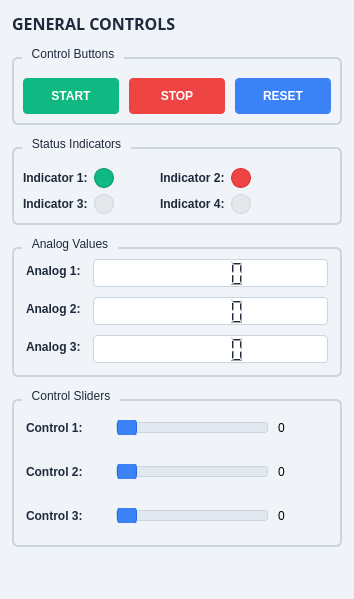
  <widget class="QDockWidget" name="dockWidget_GeneralControls">
   <property name="visible">
    <bool>true</bool>
   </property>
   <property name="windowTitle">
    <string>GENERAL CONTROLS</string>
   </property>
   <attribute name="dockWidgetArea">
    <number>8</number>
   </attribute>
   <widget class="QWidget" name="generalControlsContent">
    <property name="styleSheet">
     <string notr="true">background-color: #f0f4f8;</string>
    </property>
    <layout class="QVBoxLayout" name="verticalLayout_generalControls">
     <property name="spacing">
      <number>12</number>
     </property>
     <property name="leftMargin">
      <number>12</number>
     </property>
     <property name="topMargin">
      <number>12</number>
     </property>
     <property name="rightMargin">
      <number>12</number>
     </property>
     <property name="bottomMargin">
      <number>12</number>
     </property>
     <item>
      <widget class="QLabel" name="label_generalControlsTitle">
       <property name="font">
        <font>
         <family>Segoe UI,Arial,sans-serif</family>
         <pointsize>12</pointsize>
         <weight>75</weight>
         <bold>true</bold>
        </font>
       </property>
       <property name="styleSheet">
        <string notr="true">color: #1e293b;</string>
       </property>
       <property name="text">
        <string>GENERAL CONTROLS</string>
       </property>
      </widget>
     </item>
     <item>
      <layout class="QGridLayout" name="gridLayout_generalControls">
       <property name="spacing">
        <number>12</number>
       </property>
       <item row="0" column="0">
        <widget class="QGroupBox" name="groupBox_controlButtons">
         <property name="styleSheet">
          <string notr="true">
QGroupBox {
  border: 2px solid #cbd5e0;
  border-radius: 6px;
  margin-top: 10px;
  padding-top: 10px;
}
QGroupBox::title {
  color: #1e293b;
  subcontrol-origin: margin;
  left: 10px;
  padding: 0 8px;
}
          </string>
         </property>
         <property name="title">
          <string>Control Buttons</string>
         </property>
         <layout class="QVBoxLayout" name="verticalLayout_controlButtons">
          <property name="spacing">
           <number>10</number>
          </property>
          <item>
           <layout class="QHBoxLayout" name="horizontalLayout_controlButtons">
            <item>
             <widget class="QPushButton" name="pushButton_control1">
              <property name="minimumSize">
               <size>
                <width>0</width>
                <height>36</height>
               </size>
              </property>
              <property name="styleSheet">
               <string notr="true">
QPushButton {
  background-color: #10b981;
  color: white;
  border: none;
  border-radius: 4px;
  font-weight: 600;
  padding: 8px 12px;
}
QPushButton:hover {
  background-color: #059669;
}
QPushButton:pressed {
  background-color: #047857;
}
              </string>
              </property>
              <property name="text">
               <string>START</string>
              </property>
             </widget>
            </item>
            <item>
             <widget class="QPushButton" name="pushButton_control2">
              <property name="minimumSize">
               <size>
                <width>0</width>
                <height>36</height>
               </size>
              </property>
              <property name="styleSheet">
               <string notr="true">
QPushButton {
  background-color: #ef4444;
  color: white;
  border: none;
  border-radius: 4px;
  font-weight: 600;
  padding: 8px 12px;
}
QPushButton:hover {
  background-color: #dc2626;
}
QPushButton:pressed {
  background-color: #b91c1c;
}
              </string>
              </property>
              <property name="text">
               <string>STOP</string>
              </property>
             </widget>
            </item>
            <item>
             <widget class="QPushButton" name="pushButton_control3">
              <property name="minimumSize">
               <size>
                <width>0</width>
                <height>36</height>
               </size>
              </property>
              <property name="styleSheet">
               <string notr="true">
QPushButton {
  background-color: #3b82f6;
  color: white;
  border: none;
  border-radius: 4px;
  font-weight: 600;
  padding: 8px 12px;
}
QPushButton:hover {
  background-color: #2563eb;
}
QPushButton:pressed {
  background-color: #1d4ed8;
}
              </string>
              </property>
              <property name="text">
               <string>RESET</string>
              </property>
             </widget>
            </item>
           </layout>
          </item>
         </layout>
        </widget>
       </item>
       <item row="1" column="0">
        <widget class="QGroupBox" name="groupBox_statusIndicators">
         <property name="styleSheet">
          <string notr="true">
QGroupBox {
  border: 2px solid #cbd5e0;
  border-radius: 6px;
  margin-top: 10px;
  padding-top: 10px;
}
QGroupBox::title {
  color: #1e293b;
  subcontrol-origin: margin;
  left: 10px;
  padding: 0 8px;
}
          </string>
         </property>
         <property name="title">
          <string>Status Indicators</string>
         </property>
         <layout class="QVBoxLayout" name="verticalLayout_statusIndicators">
          <item>
           <layout class="QHBoxLayout" name="horizontalLayout_status1">
            <item>
             <widget class="QLabel" name="label_status1">
              <property name="styleSheet">
               <string notr="true">color: #1e293b; font-weight: 600;</string>
              </property>
              <property name="text">
               <string>Indicator 1:</string>
              </property>
             </widget>
            </item>
            <item>
             <widget class="QFrame" name="frame_indicator1">
              <property name="minimumSize">
               <size>
                <width>20</width>
                <height>20</height>
               </size>
              </property>
              <property name="maximumSize">
               <size>
                <width>20</width>
                <height>20</height>
               </size>
              </property>
              <property name="styleSheet">
               <string notr="true">background-color: #10b981; border-radius: 10px; border: 1px solid #059669;</string>
              </property>
             </widget>
            </item>
            <item>
             <spacer name="horizontalSpacer_status1">
              <property name="orientation">
               <enum>Qt::Horizontal</enum>
              </property>
              <property name="sizeHint" stdset="0">
               <size>
                <width>40</width>
                <height>20</height>
               </size>
              </property>
             </spacer>
            </item>
            <item>
             <widget class="QLabel" name="label_status2">
              <property name="styleSheet">
               <string notr="true">color: #1e293b; font-weight: 600;</string>
              </property>
              <property name="text">
               <string>Indicator 2:</string>
              </property>
             </widget>
            </item>
            <item>
             <widget class="QFrame" name="frame_indicator2">
              <property name="minimumSize">
               <size>
                <width>20</width>
                <height>20</height>
               </size>
              </property>
              <property name="maximumSize">
               <size>
                <width>20</width>
                <height>20</height>
               </size>
              </property>
              <property name="styleSheet">
               <string notr="true">background-color: #ef4444; border-radius: 10px; border: 1px solid #dc2626;</string>
              </property>
             </widget>
            </item>
            <item>
             <spacer name="horizontalSpacer_3">
              <property name="orientation">
               <enum>Qt::Horizontal</enum>
              </property>
              <property name="sizeHint" stdset="0">
               <size>
                <width>40</width>
                <height>20</height>
               </size>
              </property>
             </spacer>
            </item>
            <item>
             <spacer name="horizontalSpacer_2">
              <property name="orientation">
               <enum>Qt::Horizontal</enum>
              </property>
              <property name="sizeHint" stdset="0">
               <size>
                <width>40</width>
                <height>20</height>
               </size>
              </property>
             </spacer>
            </item>
           </layout>
          </item>
          <item>
           <layout class="QHBoxLayout" name="horizontalLayout_status2">
            <item>
             <layout class="QHBoxLayout" name="horizontalLayout_status3">
              <item>
               <widget class="QLabel" name="label_status3">
                <property name="styleSheet">
                 <string notr="true">color: #1e293b; font-weight: 600;</string>
                </property>
                <property name="text">
                 <string>Indicator 3:</string>
                </property>
               </widget>
              </item>
              <item>
               <widget class="QFrame" name="frame_indicator3">
                <property name="minimumSize">
                 <size>
                  <width>20</width>
                  <height>20</height>
                 </size>
                </property>
                <property name="maximumSize">
                 <size>
                  <width>20</width>
                  <height>20</height>
                 </size>
                </property>
                <property name="styleSheet">
                 <string notr="true">background-color: #e5e7eb; border-radius: 10px; border: 1px solid #cbd5e0;</string>
                </property>
               </widget>
              </item>
              <item>
               <spacer name="horizontalSpacer_status3">
                <property name="orientation">
                 <enum>Qt::Horizontal</enum>
                </property>
                <property name="sizeHint" stdset="0">
                 <size>
                  <width>40</width>
                  <height>20</height>
                 </size>
                </property>
               </spacer>
              </item>
             </layout>
            </item>
            <item>
             <layout class="QHBoxLayout" name="horizontalLayout_status4">
              <item>
               <widget class="QLabel" name="label_status4">
                <property name="styleSheet">
                 <string notr="true">color: #1e293b; font-weight: 600;</string>
                </property>
                <property name="text">
                 <string>Indicator 4:</string>
                </property>
               </widget>
              </item>
              <item>
               <widget class="QFrame" name="frame_indicator4">
                <property name="minimumSize">
                 <size>
                  <width>20</width>
                  <height>20</height>
                 </size>
                </property>
                <property name="maximumSize">
                 <size>
                  <width>20</width>
                  <height>20</height>
                 </size>
                </property>
                <property name="styleSheet">
                 <string notr="true">background-color: #e5e7eb; border-radius: 10px; border: 1px solid #cbd5e0;</string>
                </property>
               </widget>
              </item>
              <item>
               <spacer name="horizontalSpacer_status4">
                <property name="orientation">
                 <enum>Qt::Horizontal</enum>
                </property>
                <property name="sizeHint" stdset="0">
                 <size>
                  <width>40</width>
                  <height>20</height>
                 </size>
                </property>
               </spacer>
              </item>
             </layout>
            </item>
            <item>
             <spacer name="horizontalSpacer_status2">
              <property name="orientation">
               <enum>Qt::Horizontal</enum>
              </property>
              <property name="sizeHint" stdset="0">
               <size>
                <width>40</width>
                <height>20</height>
               </size>
              </property>
             </spacer>
            </item>
           </layout>
          </item>
         </layout>
        </widget>
       </item>
       <item row="2" column="0">
        <widget class="QGroupBox" name="groupBox_analogValues">
         <property name="styleSheet">
          <string notr="true">
QGroupBox {
  border: 2px solid #cbd5e0;
  border-radius: 6px;
  margin-top: 10px;
  padding-top: 10px;
}
QGroupBox::title {
  color: #1e293b;
  subcontrol-origin: margin;
  left: 10px;
  padding: 0 8px;
}
          </string>
         </property>
         <property name="title">
          <string>Analog Values</string>
         </property>
         <layout class="QFormLayout" name="formLayout_analogValues">
          <property name="horizontalSpacing">
           <number>12</number>
          </property>
          <property name="verticalSpacing">
           <number>10</number>
          </property>
          <property name="leftMargin">
           <number>12</number>
          </property>
          <property name="topMargin">
           <number>0</number>
          </property>
          <property name="rightMargin">
           <number>12</number>
          </property>
          <property name="bottomMargin">
           <number>12</number>
          </property>
          <item row="0" column="0">
           <widget class="QLabel" name="label_value1">
            <property name="styleSheet">
             <string notr="true">color: #1e293b; font-weight: 600;</string>
            </property>
            <property name="text">
             <string>Analog 1:</string>
            </property>
           </widget>
          </item>
          <item row="0" column="1">
           <widget class="QLCDNumber" name="lcdNumber_value1">
            <property name="minimumSize">
             <size>
              <width>0</width>
              <height>28</height>
             </size>
            </property>
            <property name="styleSheet">
             <string notr="true">background-color: #ffffff; color: #1e293b; border: 1px solid #cbd5e0; border-radius: 4px;</string>
            </property>
           </widget>
          </item>
          <item row="1" column="0">
           <widget class="QLabel" name="label_value2">
            <property name="styleSheet">
             <string notr="true">color: #1e293b; font-weight: 600;</string>
            </property>
            <property name="text">
             <string>Analog 2:</string>
            </property>
           </widget>
          </item>
          <item row="1" column="1">
           <widget class="QLCDNumber" name="lcdNumber_value2">
            <property name="minimumSize">
             <size>
              <width>0</width>
              <height>28</height>
             </size>
            </property>
            <property name="styleSheet">
             <string notr="true">background-color: #ffffff; color: #1e293b; border: 1px solid #cbd5e0; border-radius: 4px;</string>
            </property>
           </widget>
          </item>
          <item row="2" column="0">
           <widget class="QLabel" name="label_value3">
            <property name="styleSheet">
             <string notr="true">color: #1e293b; font-weight: 600;</string>
            </property>
            <property name="text">
             <string>Analog 3:</string>
            </property>
           </widget>
          </item>
          <item row="2" column="1">
           <widget class="QLCDNumber" name="lcdNumber_value3">
            <property name="minimumSize">
             <size>
              <width>0</width>
              <height>28</height>
             </size>
            </property>
            <property name="styleSheet">
             <string notr="true">background-color: #ffffff; color: #1e293b; border: 1px solid #cbd5e0; border-radius: 4px;</string>
            </property>
           </widget>
          </item>
         </layout>
        </widget>
       </item>
       <item row="3" column="0">
        <widget class="QGroupBox" name="groupBox_sliders">
         <property name="styleSheet">
          <string notr="true">
QGroupBox {
  border: 2px solid #cbd5e0;
  border-radius: 6px;
  margin-top: 10px;
  padding-top: 10px;
}
QGroupBox::title {
  color: #1e293b;
  subcontrol-origin: margin;
  left: 10px;
  padding: 0 8px;
}
          </string>
         </property>
         <property name="title">
          <string>Control Sliders</string>
         </property>
         <layout class="QVBoxLayout" name="verticalLayout_sliders">
          <property name="spacing">
           <number>10</number>
          </property>
          <property name="leftMargin">
           <number>12</number>
          </property>
          <property name="topMargin">
           <number>0</number>
          </property>
          <property name="rightMargin">
           <number>12</number>
          </property>
          <property name="bottomMargin">
           <number>12</number>
          </property>
          <item>
           <layout class="QHBoxLayout" name="horizontalLayout_slider1">
            <item>
             <widget class="QLabel" name="label_slider1">
              <property name="minimumSize">
               <size>
                <width>80</width>
                <height>0</height>
               </size>
              </property>
              <property name="styleSheet">
               <string notr="true">color: #1e293b; font-weight: 600;</string>
              </property>
              <property name="text">
               <string>Control 1:</string>
              </property>
             </widget>
            </item>
            <item>
             <widget class="QSlider" name="slider_control1">
              <property name="styleSheet">
               <string notr="true">
QSlider::groove:horizontal {
  border: 1px solid #cbd5e0;
  background: #e2e8f0;
  margin: 2px 0;
  border-radius: 3px;
}
QSlider::handle:horizontal {
  background: #3b82f6;
  border: 1px solid #2563eb;
  width: 18px;
  margin: -8px 0;
  border-radius: 9px;
}
QSlider::handle:horizontal:hover {
  background: #2563eb;
}
              </string>
              </property>
              <property name="minimum">
               <number>0</number>
              </property>
              <property name="maximum">
               <number>32747</number>
              </property>
              <property name="value">
               <number>0</number>
              </property>
              <property name="orientation">
               <enum>Qt::Horizontal</enum>
              </property>
             </widget>
            </item>
            <item>
             <widget class="QLabel" name="label_sliderValue1">
              <property name="minimumSize">
               <size>
                <width>50</width>
                <height>34</height>
               </size>
              </property>
              <property name="styleSheet">
               <string notr="true">
QSpinBox {
  background-color: #ffffff;
  border: 1px solid #cbd5e0;
  border-radius: 4px;
  padding: 4px 8px;
  color: #1e293b;
}
QSpinBox::up-button, QSpinBox::down-button {
  background-color: #f0f4f8;
  border: 1px solid #cbd5e0;
}
              </string>
              </property>
              <property name="text">
               <string>0</string>
              </property>
             </widget>
            </item>
           </layout>
          </item>
          <item>
           <layout class="QHBoxLayout" name="horizontalLayout_slider2">
            <item>
             <widget class="QLabel" name="label_slider2">
              <property name="minimumSize">
               <size>
                <width>80</width>
                <height>0</height>
               </size>
              </property>
              <property name="styleSheet">
               <string notr="true">color: #1e293b; font-weight: 600;</string>
              </property>
              <property name="text">
               <string>Control 2:</string>
              </property>
             </widget>
            </item>
            <item>
             <widget class="QSlider" name="slider_control2">
              <property name="styleSheet">
               <string notr="true">
QSlider::groove:horizontal {
  border: 1px solid #cbd5e0;
  background: #e2e8f0;
  margin: 2px 0;
  border-radius: 3px;
}
QSlider::handle:horizontal {
  background: #3b82f6;
  border: 1px solid #2563eb;
  width: 18px;
  margin: -8px 0;
  border-radius: 9px;
}
QSlider::handle:horizontal:hover {
  background: #2563eb;
}
              </string>
              </property>
              <property name="minimum">
               <number>0</number>
              </property>
              <property name="maximum">
               <number>32747</number>
              </property>
              <property name="value">
               <number>0</number>
              </property>
              <property name="orientation">
               <enum>Qt::Horizontal</enum>
              </property>
             </widget>
            </item>
            <item>
             <widget class="QLabel" name="label_sliderValue2">
              <property name="minimumSize">
               <size>
                <width>50</width>
                <height>34</height>
               </size>
              </property>
              <property name="styleSheet">
               <string notr="true">
QSpinBox {
  background-color: #ffffff;
  border: 1px solid #cbd5e0;
  border-radius: 4px;
  padding: 4px 8px;
  color: #1e293b;
}
QSpinBox::up-button, QSpinBox::down-button {
  background-color: #f0f4f8;
  border: 1px solid #cbd5e0;
}
              </string>
              </property>
              <property name="text">
               <string>0</string>
              </property>
             </widget>
            </item>
           </layout>
          </item>
          <item>
           <layout class="QHBoxLayout" name="horizontalLayout_slider3">
            <item>
             <widget class="QLabel" name="label_slider3">
              <property name="minimumSize">
               <size>
                <width>80</width>
                <height>0</height>
               </size>
              </property>
              <property name="styleSheet">
               <string notr="true">color: #1e293b; font-weight: 600;</string>
              </property>
              <property name="text">
               <string>Control 3:</string>
              </property>
             </widget>
            </item>
            <item>
             <widget class="QSlider" name="slider_control3">
              <property name="styleSheet">
               <string notr="true">
QSlider::groove:horizontal {
  border: 1px solid #cbd5e0;
  background: #e2e8f0;
  margin: 2px 0;
  border-radius: 3px;
}
QSlider::handle:horizontal {
  background: #3b82f6;
  border: 1px solid #2563eb;
  width: 18px;
  margin: -8px 0;
  border-radius: 9px;
}
QSlider::handle:horizontal:hover {
  background: #2563eb;
}
              </string>
              </property>
              <property name="minimum">
               <number>0</number>
              </property>
              <property name="maximum">
               <number>32747</number>
              </property>
              <property name="value">
               <number>0</number>
              </property>
              <property name="orientation">
               <enum>Qt::Horizontal</enum>
              </property>
             </widget>
            </item>
            <item>
             <widget class="QLabel" name="label_sliderValue3">
              <property name="minimumSize">
               <size>
                <width>50</width>
                <height>34</height>
               </size>
              </property>
              <property name="styleSheet">
               <string notr="true">
QSpinBox {
  background-color: #ffffff;
  border: 1px solid #cbd5e0;
  border-radius: 4px;
  padding: 4px 8px;
  color: #1e293b;
}
QSpinBox::up-button, QSpinBox::down-button {
  background-color: #f0f4f8;
  border: 1px solid #cbd5e0;
}
              </string>
              </property>
              <property name="text">
               <string>0</string>
              </property>
             </widget>
            </item>
           </layout>
          </item>
         </layout>
        </widget>
       </item>
       <item row="4" column="0">
        <spacer name="verticalSpacer_generalControls">
         <property name="orientation">
          <enum>Qt::Vertical</enum>
         </property>
         <property name="sizeHint" stdset="0">
          <size>
           <width>20</width>
           <height>40</height>
          </size>
         </property>
        </spacer>
       </item>
      </layout>
     </item>
    </layout>
   </widget>
  </widget>
